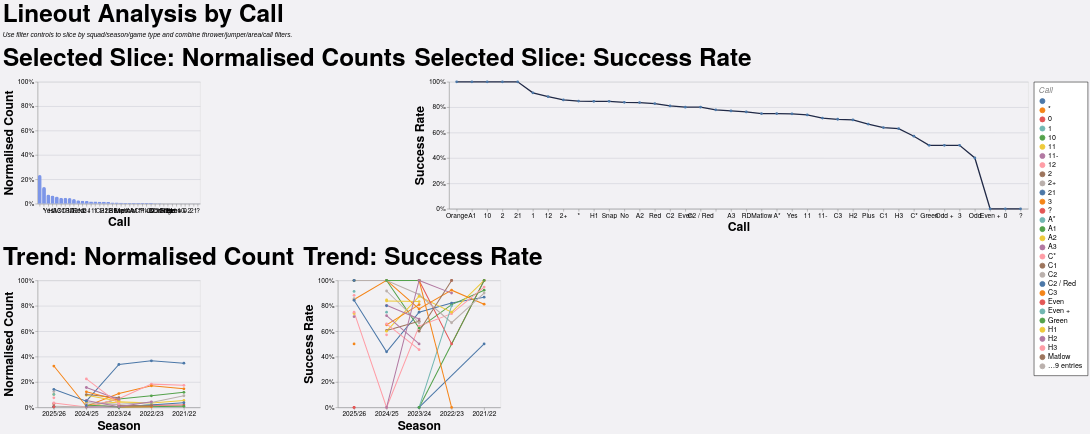

Source (Vega-Lite JSON):
### Vega-Lite specification from a JSON file in a GitHub repository (floating-point values rounded to 4 significant figures; data arrays with more than 128 entries replaced by an {"elided": "..."} marker saying what was removed)
{"config": {"axis": {"labelFont": "PT Sans Narrow, Helvetica Neue, Helvetica, Arial, sans-serif", "titleFont": "PT Sans Narrow, Helvetica Neue, Helvetica, Arial, sans-serif", "labelFontSize": 13, "titleFontSize": 24, "gridColor": "#202947", "gridOpacity": 0.2}, "text": {"font": "Lato, sans-serif"}, "bar": {"cornerRadiusEnd": 5}, "header": {"labelFont": "PT Sans Narrow, Helvetica Neue, Helvetica, Arial, sans-serif", "titleFont": "PT Sans Narrow, Helvetica Neue, Helvetica, Arial, sans-serif", "labelFontSize": 24, "titleFontSize": 28, "labelFontWeight": "bold", "orient": "left"}, "legend": {"labelFont": "PT Sans Narrow, Helvetica Neue, Helvetica, Arial, sans-serif", "titleFont": "PT Sans Narrow, Helvetica Neue, Helvetica, Arial, sans-serif", "labelFontSize": 14, "titleFontSize": 16, "titlePadding": 5, "fillColor": "white", "strokeColor": "black", "padding": 10, "titleFontWeight": "lighter", "titleFontStyle": "italic", "titleColor": "gray", "offset": 10}, "title": {"font": "PT Sans Narrow, Helvetica Neue, Helvetica, Arial, sans-serif", "fontSize": 48, "fontWeight": "bold", "anchor": "start", "align": "center", "titlePadding": 20, "subtitlePadding": 10, "subtitleFontSize": 13, "subtitleColor": "", "subtitleFontStyle": "italic", "offset": 15, "color": "black"}, "axisX": {"labelAngle": 0}, "facet": {"title": null, "header": null, "align": {"row": "each", "column": "each"}}, "resolve": {"scale": {"y": "independent", "facet": "independent"}}, "background": "#f2f1f4", "scale": {"offsetBandPaddingOuter": 0.2, "offsetBandPaddingInner": 0.1}}, "vconcat": [{"hconcat": [{"mark": {"type": "bar", "color": "#7d96e8"}, "encoding": {"tooltip": [{"field": "call", "title": "Call", "type": "nominal"}, {"field": "attempts", "format": ",.0f", "title": "Lineouts", "type": "quantitative"}, {"field": "share", "format": ".1%", "title": "Normalised Count", "type": "quantitative"}], "x": {"field": "call", "sort": "-y", "title": "Call", "type": "nominal"}, "y": {"axis": {"format": "%"}, "field": "share", "scale": {"domain": [0, 1]}, "title": "Normalised Count", "type": "quantitative"}}, "height": 240, "title": "Selected Slice: Normalised Counts", "transform": [{"filter": "(loSquad == 'All' || datum.squad == loSquad) && (loGameType == 'All' || (loGameType == 'League + Cup' && (datum.game_type == 'League' || datum.game_type == 'Cup')) || (loGameType == 'League only' && datum.game_type == 'League') || datum.game_type == loGameType) && (loOpposition == 'All' || datum.opposition == loOpposition) && (loThrower == 'All' || datum.thrower == loThrower) && (loJumper == 'All' || datum.jumper == loJumper) && (loArea == 'All' || datum.area == loArea) && (loNumbers == 'All' || datum.numbers == loNumbers) && (loCall == 'All' || datum.call == loCall) && (loCallType == 'All' || datum.call_type == loCallType)"}, {"filter": "(loSeason == 'All' || datum.season == loSeason)"}, {"aggregate": [{"op": "count", "as": "attempts"}, {"op": "sum", "field": "won", "as": "won"}], "groupby": ["call"]}, {"joinaggregate": [{"op": "sum", "field": "attempts", "as": "total_attempts"}]}, {"calculate": "datum.attempts / datum.total_attempts", "as": "share"}, {"calculate": "datum.won / datum.attempts", "as": "success_rate"}], "width": 320}, {"mark": {"type": "line", "color": "#202946", "point": true, "strokeWidth": 2.5}, "encoding": {"tooltip": [{"field": "call", "title": "Call", "type": "nominal"}, {"field": "won", "format": ",.0f", "title": "Won", "type": "quantitative"}, {"field": "attempts", "format": ",.0f", "title": "Lineouts", "type": "quantitative"}, {"field": "success_rate", "format": ".1%", "title": "Success Rate", "type": "quantitative"}], "x": {"field": "call", "sort": "-y", "title": "Call", "type": "nominal"}, "y": {"axis": {"format": "%"}, "field": "success_rate", "scale": {"domain": [0, 1]}, "title": "Success Rate", "type": "quantitative"}}, "height": 250, "title": "Selected Slice: Success Rate", "transform": [{"filter": "(loSquad == 'All' || datum.squad == loSquad) && (loGameType == 'All' || (loGameType == 'League + Cup' && (datum.game_type == 'League' || datum.game_type == 'Cup')) || (loGameType == 'League only' && datum.game_type == 'League') || datum.game_type == loGameType) && (loOpposition == 'All' || datum.opposition == loOpposition) && (loThrower == 'All' || datum.thrower == loThrower) && (loJumper == 'All' || datum.jumper == loJumper) && (loArea == 'All' || datum.area == loArea) && (loNumbers == 'All' || datum.numbers == loNumbers) && (loCall == 'All' || datum.call == loCall) && (loCallType == 'All' || datum.call_type == loCallType)"}, {"filter": "(loSeason == 'All' || datum.season == loSeason)"}, {"aggregate": [{"op": "count", "as": "attempts"}, {"op": "sum", "field": "won", "as": "won"}], "groupby": ["call"]}, {"joinaggregate": [{"op": "sum", "field": "attempts", "as": "total_attempts"}]}, {"calculate": "datum.attempts / datum.total_attempts", "as": "share"}, {"calculate": "datum.won / datum.attempts", "as": "success_rate"}], "width": {"step": 30}}], "spacing": 16}, {"hconcat": [{"mark": {"type": "line", "point": true, "strokeWidth": 2}, "encoding": {"color": {"field": "call", "title": "Call", "type": "nominal"}, "tooltip": [{"field": "season", "title": "Season", "type": "nominal"}, {"field": "call", "title": "Call", "type": "nominal"}, {"field": "attempts", "format": ",.0f", "title": "Lineouts", "type": "quantitative"}, {"field": "norm_count", "format": ".1%", "title": "Normalised Count", "type": "quantitative"}], "x": {"field": "season", "sort": "-x", "title": "Season", "type": "nominal"}, "y": {"axis": {"format": "%"}, "field": "norm_count", "scale": {"domain": [0, 1]}, "title": "Normalised Count", "type": "quantitative"}}, "height": 250, "title": "Trend: Normalised Count", "transform": [{"filter": "(loSquad == 'All' || datum.squad == loSquad) && (loGameType == 'All' || (loGameType == 'League + Cup' && (datum.game_type == 'League' || datum.game_type == 'Cup')) || (loGameType == 'League only' && datum.game_type == 'League') || datum.game_type == loGameType) && (loOpposition == 'All' || datum.opposition == loOpposition) && (loThrower == 'All' || datum.thrower == loThrower) && (loJumper == 'All' || datum.jumper == loJumper) && (loArea == 'All' || datum.area == loArea) && (loNumbers == 'All' || datum.numbers == loNumbers) && (loCall == 'All' || datum.call == loCall) && (loCallType == 'All' || datum.call_type == loCallType)"}, {"aggregate": [{"op": "count", "as": "attempts"}, {"op": "sum", "field": "won", "as": "won"}], "groupby": ["season", "call"]}, {"joinaggregate": [{"op": "sum", "field": "attempts", "as": "season_attempts"}], "groupby": ["season"]}, {"calculate": "datum.attempts / datum.season_attempts", "as": "norm_count"}, {"calculate": "datum.won / datum.attempts", "as": "success_rate"}], "width": 320}, {"mark": {"type": "line", "point": true, "strokeWidth": 2}, "encoding": {"color": {"field": "call", "title": "Call", "type": "nominal"}, "tooltip": [{"field": "season", "title": "Season", "type": "nominal"}, {"field": "call", "title": "Call", "type": "nominal"}, {"field": "won", "format": ",.0f", "title": "Won", "type": "quantitative"}, {"field": "attempts", "format": ",.0f", "title": "Lineouts", "type": "quantitative"}, {"field": "success_rate", "format": ".1%", "title": "Success Rate", "type": "quantitative"}], "x": {"field": "season", "sort": "-x", "title": "Season", "type": "nominal"}, "y": {"axis": {"format": "%"}, "field": "success_rate", "scale": {"domain": [0, 1]}, "title": "Success Rate", "type": "quantitative"}}, "height": 250, "title": "Trend: Success Rate", "transform": [{"filter": "(loSquad == 'All' || datum.squad == loSquad) && (loGameType == 'All' || (loGameType == 'League + Cup' && (datum.game_type == 'League' || datum.game_type == 'Cup')) || (loGameType == 'League only' && datum.game_type == 'League') || datum.game_type == loGameType) && (loOpposition == 'All' || datum.opposition == loOpposition) && (loThrower == 'All' || datum.thrower == loThrower) && (loJumper == 'All' || datum.jumper == loJumper) && (loArea == 'All' || datum.area == loArea) && (loNumbers == 'All' || datum.numbers == loNumbers) && (loCall == 'All' || datum.call == loCall) && (loCallType == 'All' || datum.call_type == loCallType)"}, {"aggregate": [{"op": "count", "as": "attempts"}, {"op": "sum", "field": "won", "as": "won"}], "groupby": ["season", "call"]}, {"joinaggregate": [{"op": "sum", "field": "attempts", "as": "season_attempts"}], "groupby": ["season"]}, {"calculate": "datum.attempts / datum.season_attempts", "as": "norm_count"}, {"calculate": "datum.won / datum.attempts", "as": "success_rate"}], "width": 320}], "spacing": 16}], "data": {"name": "data-4985c039c59c792a4440ce0b38e37db2"}, "params": [{"name": "loSquad", "value": "All"}, {"name": "loSeason", "value": "All"}, {"name": "loGameType", "value": "All"}, {"name": "loOpposition", "value": "All"}, {"name": "loThrower", "value": "All"}, {"name": "loJumper", "value": "All"}, {"name": "loArea", "value": "All"}, {"name": "loNumbers", "value": "All"}, {"name": "loCall", "value": "All"}, {"name": "loCallType", "value": "All"}], "spacing": 22, "title": {"text": "Lineout Analysis by Call", "subtitle": "Use filter controls to slice by squad/season/game type and combine thrower/jumper/area/call filters."}, "$schema": "https://vega.github.io/schema/vega-lite/v5.20.1.json", "datasets": {"data-4985c039c59c792a4440ce0b38e37db2": {"elided": "1254 records"}}}
